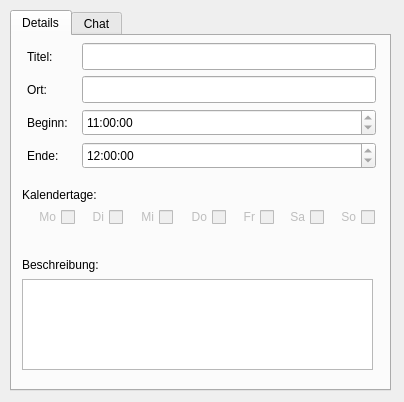
<?xml version="1.0" encoding="UTF-8"?>
<ui version="4.0">
 <class>DetailsWindow</class>
 <widget class="QDialog" name="DetailsWindow">
  <property name="geometry">
   <rect>
    <x>0</x>
    <y>0</y>
    <width>404</width>
    <height>402</height>
   </rect>
  </property>
  <property name="windowTitle">
   <string>Detailansicht</string>
  </property>
  <widget class="QTabWidget" name="tabs">
   <property name="geometry">
    <rect>
     <x>10</x>
     <y>10</y>
     <width>381</width>
     <height>381</height>
    </rect>
   </property>
   <property name="currentIndex">
    <number>0</number>
   </property>
   <widget class="QWidget" name="tabDetails">
    <attribute name="title">
     <string>Details</string>
    </attribute>
    <widget class="QCheckBox" name="cbSo">
     <property name="enabled">
      <bool>false</bool>
     </property>
     <property name="geometry">
      <rect>
       <x>318</x>
       <y>170</y>
       <width>45</width>
       <height>22</height>
      </rect>
     </property>
     <property name="layoutDirection">
      <enum>Qt::RightToLeft</enum>
     </property>
     <property name="text">
      <string>So</string>
     </property>
    </widget>
    <widget class="QCheckBox" name="cbMo">
     <property name="enabled">
      <bool>false</bool>
     </property>
     <property name="geometry">
      <rect>
       <x>14</x>
       <y>170</y>
       <width>49</width>
       <height>22</height>
      </rect>
     </property>
     <property name="layoutDirection">
      <enum>Qt::RightToLeft</enum>
     </property>
     <property name="text">
      <string>Mo</string>
     </property>
    </widget>
    <widget class="QLineEdit" name="leOrt">
     <property name="geometry">
      <rect>
       <x>70</x>
       <y>40</y>
       <width>294</width>
       <height>27</height>
      </rect>
     </property>
     <property name="readOnly">
      <bool>true</bool>
     </property>
    </widget>
    <widget class="QCheckBox" name="cbMi">
     <property name="enabled">
      <bool>false</bool>
     </property>
     <property name="geometry">
      <rect>
       <x>117</x>
       <y>170</y>
       <width>44</width>
       <height>22</height>
      </rect>
     </property>
     <property name="layoutDirection">
      <enum>Qt::RightToLeft</enum>
     </property>
     <property name="text">
      <string>Mi</string>
     </property>
    </widget>
    <widget class="QTimeEdit" name="teEnde">
     <property name="geometry">
      <rect>
       <x>70</x>
       <y>106</y>
       <width>294</width>
       <height>27</height>
      </rect>
     </property>
     <property name="readOnly">
      <bool>true</bool>
     </property>
     <property name="time">
      <time>
       <hour>12</hour>
       <minute>0</minute>
       <second>0</second>
      </time>
     </property>
    </widget>
    <widget class="QLabel" name="lbBeschreibung">
     <property name="geometry">
      <rect>
       <x>10</x>
       <y>220</y>
       <width>351</width>
       <height>17</height>
      </rect>
     </property>
     <property name="text">
      <string>Beschreibung:</string>
     </property>
    </widget>
    <widget class="QCheckBox" name="cbDi">
     <property name="enabled">
      <bool>false</bool>
     </property>
     <property name="geometry">
      <rect>
       <x>69</x>
       <y>170</y>
       <width>42</width>
       <height>22</height>
      </rect>
     </property>
     <property name="layoutDirection">
      <enum>Qt::RightToLeft</enum>
     </property>
     <property name="text">
      <string>Di</string>
     </property>
    </widget>
    <widget class="QPlainTextEdit" name="pteBeschreibung">
     <property name="geometry">
      <rect>
       <x>10</x>
       <y>243</y>
       <width>351</width>
       <height>91</height>
      </rect>
     </property>
     <property name="readOnly">
      <bool>true</bool>
     </property>
    </widget>
    <widget class="QLabel" name="lbTitel">
     <property name="geometry">
      <rect>
       <x>15</x>
       <y>7</y>
       <width>49</width>
       <height>27</height>
      </rect>
     </property>
     <property name="text">
      <string>Titel:</string>
     </property>
    </widget>
    <widget class="QCheckBox" name="cbDo">
     <property name="enabled">
      <bool>false</bool>
     </property>
     <property name="geometry">
      <rect>
       <x>167</x>
       <y>170</y>
       <width>47</width>
       <height>22</height>
      </rect>
     </property>
     <property name="layoutDirection">
      <enum>Qt::RightToLeft</enum>
     </property>
     <property name="text">
      <string>Do</string>
     </property>
    </widget>
    <widget class="QTimeEdit" name="teBeginn">
     <property name="geometry">
      <rect>
       <x>70</x>
       <y>73</y>
       <width>294</width>
       <height>27</height>
      </rect>
     </property>
     <property name="readOnly">
      <bool>true</bool>
     </property>
     <property name="time">
      <time>
       <hour>11</hour>
       <minute>0</minute>
       <second>0</second>
      </time>
     </property>
    </widget>
    <widget class="QLabel" name="lbEnde">
     <property name="geometry">
      <rect>
       <x>15</x>
       <y>106</y>
       <width>49</width>
       <height>27</height>
      </rect>
     </property>
     <property name="text">
      <string>Ende:</string>
     </property>
    </widget>
    <widget class="QLabel" name="lbBeginn">
     <property name="geometry">
      <rect>
       <x>15</x>
       <y>73</y>
       <width>49</width>
       <height>27</height>
      </rect>
     </property>
     <property name="text">
      <string>Beginn:</string>
     </property>
    </widget>
    <widget class="QLabel" name="lbOrt">
     <property name="geometry">
      <rect>
       <x>15</x>
       <y>40</y>
       <width>49</width>
       <height>27</height>
      </rect>
     </property>
     <property name="text">
      <string>Ort:</string>
     </property>
    </widget>
    <widget class="QLineEdit" name="leTitel">
     <property name="geometry">
      <rect>
       <x>70</x>
       <y>7</y>
       <width>294</width>
       <height>27</height>
      </rect>
     </property>
     <property name="readOnly">
      <bool>true</bool>
     </property>
    </widget>
    <widget class="QCheckBox" name="cbFr">
     <property name="enabled">
      <bool>false</bool>
     </property>
     <property name="geometry">
      <rect>
       <x>220</x>
       <y>170</y>
       <width>42</width>
       <height>22</height>
      </rect>
     </property>
     <property name="layoutDirection">
      <enum>Qt::RightToLeft</enum>
     </property>
     <property name="text">
      <string>Fr</string>
     </property>
     <property name="checked">
      <bool>false</bool>
     </property>
    </widget>
    <widget class="QCheckBox" name="cbSa">
     <property name="enabled">
      <bool>false</bool>
     </property>
     <property name="geometry">
      <rect>
       <x>268</x>
       <y>170</y>
       <width>44</width>
       <height>22</height>
      </rect>
     </property>
     <property name="layoutDirection">
      <enum>Qt::RightToLeft</enum>
     </property>
     <property name="text">
      <string>Sa</string>
     </property>
    </widget>
    <widget class="QLabel" name="lbKalendertage">
     <property name="geometry">
      <rect>
       <x>10</x>
       <y>150</y>
       <width>351</width>
       <height>17</height>
      </rect>
     </property>
     <property name="text">
      <string>Kalendertage:</string>
     </property>
    </widget>
   </widget>
   <widget class="QWidget" name="tabChat">
    <attribute name="title">
     <string>Chat</string>
    </attribute>
    <widget class="QPlainTextEdit" name="pteChat">
     <property name="geometry">
      <rect>
       <x>10</x>
       <y>10</y>
       <width>351</width>
       <height>291</height>
      </rect>
     </property>
     <property name="undoRedoEnabled">
      <bool>false</bool>
     </property>
     <property name="readOnly">
      <bool>true</bool>
     </property>
     <property name="plainText">
      <string/>
     </property>
     <property name="textInteractionFlags">
      <set>Qt::NoTextInteraction</set>
     </property>
    </widget>
    <widget class="QLineEdit" name="leNachricht">
     <property name="geometry">
      <rect>
       <x>10</x>
       <y>310</y>
       <width>281</width>
       <height>27</height>
      </rect>
     </property>
    </widget>
    <widget class="QPushButton" name="pbSenden">
     <property name="geometry">
      <rect>
       <x>300</x>
       <y>310</y>
       <width>61</width>
       <height>27</height>
      </rect>
     </property>
     <property name="text">
      <string>&amp;Senden</string>
     </property>
    </widget>
   </widget>
  </widget>
 </widget>
 <tabstops>
  <tabstop>tabs</tabstop>
  <tabstop>leTitel</tabstop>
  <tabstop>leOrt</tabstop>
  <tabstop>teBeginn</tabstop>
  <tabstop>teEnde</tabstop>
  <tabstop>cbMo</tabstop>
  <tabstop>cbDi</tabstop>
  <tabstop>cbMi</tabstop>
  <tabstop>cbDo</tabstop>
  <tabstop>cbFr</tabstop>
  <tabstop>cbSa</tabstop>
  <tabstop>cbSo</tabstop>
  <tabstop>pteBeschreibung</tabstop>
  <tabstop>pteChat</tabstop>
  <tabstop>leNachricht</tabstop>
  <tabstop>pbSenden</tabstop>
 </tabstops>
 <resources/>
 <connections/>
</ui>
